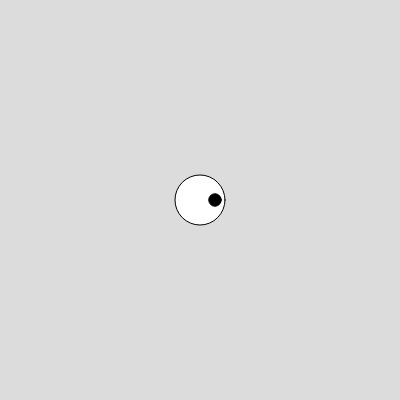
Frame 1 (no input)
Frame 60 (no input): identical to frame 1, image omitted
Frame 120 (the mouse pressed at the canvas centre since frame 60): identical to frame 1, image omitted

The p5.js sketch that drew this single still picture (run headless with seeded random() and noise() and a simulated clock; from frame 60 on, the mouse is pressed at the canvas centre):

// p5.js sketch
// ── sketch.js

let robot;


function setup() {
  createCanvas(400, 400);
  robot = new Robot(width / 2, height / 2);
}

function draw() {
  background(220);
  robot.move();
  robot.draw();
}

// ── robot.js

class Robot {
    constructor(x, y, angle=0, size=50) {
        this.x = x;
        this.y = y;
        this.angle = angle;
        this.speed = 2;
        this.size = size;
        this.rad = size / 2;
    }

    draw() {
        fill(255);
        stroke(0);
        circle(this.x, this.y, this.size);
        fill(0);
        circle(
            this.x + cos(this.angle) * this.rad * 0.6,
            this.y + sin(this.angle) * this.rad * 0.6,
            this.size * 0.25
        );
    }

    move() {
        if(keyIsDown(SHIFT)) {
            this.speed = 4;
        } else {
            this.speed = 2;
        }

        if(keyIsDown(RIGHT_ARROW)) {
            this.angle += 0.1;
        } else if(keyIsDown(LEFT_ARROW)) {
            this.angle -= 0.1;
        }

        const incx = this.speed * cos(this.angle);
        const incy = this.speed * sin(this.angle);

        if(keyIsDown(UP_ARROW)) {
            this.x += incx;
            this.y += incy;
        } else if(keyIsDown(DOWN_ARROW)) {
            this.x -= incx;
            this.y -= incy;
        }
    }
}
